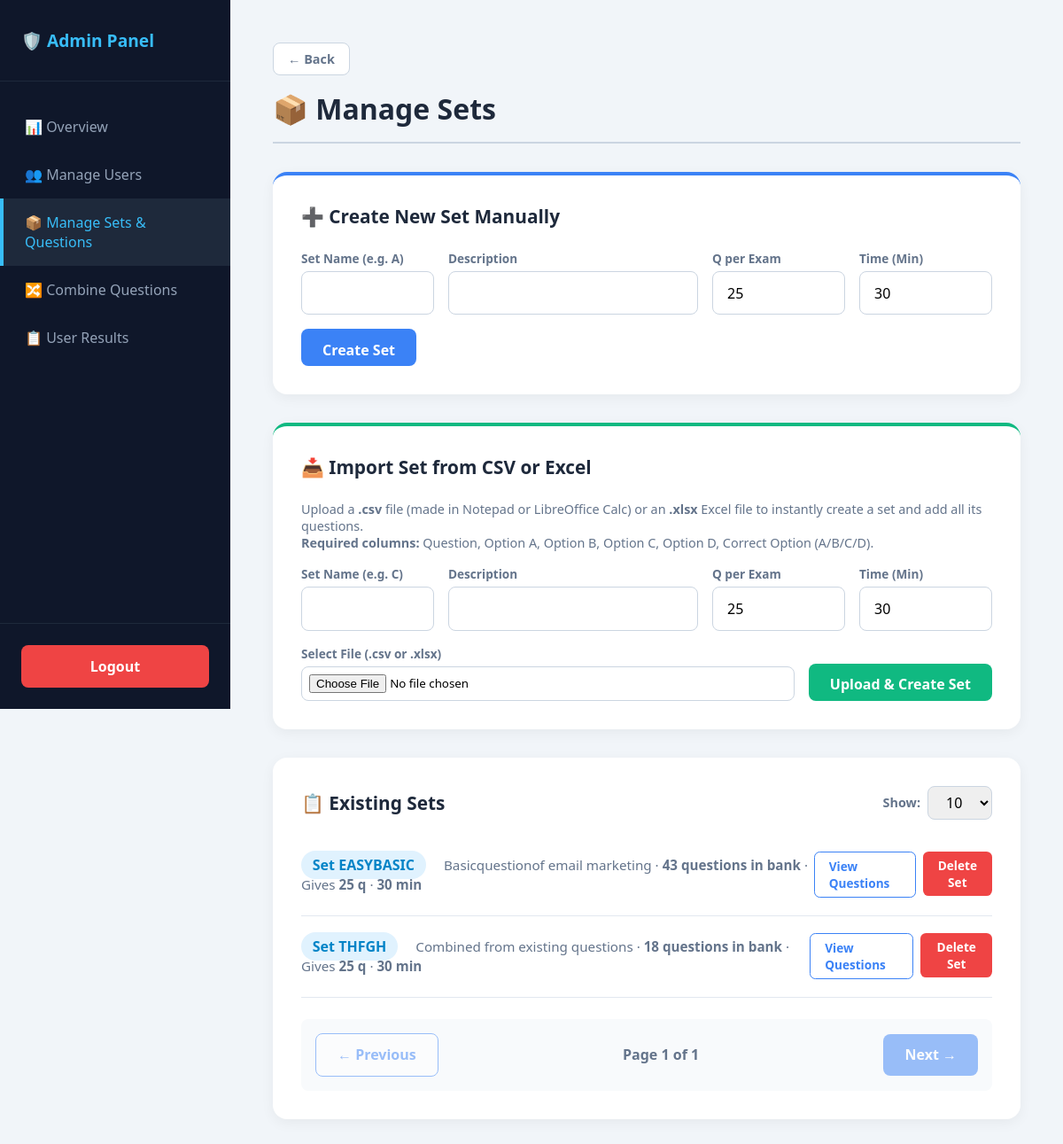
The page /admin/sets (signed in) on the database its author committed.
### tables this page shows
CREATE TABLE sets (
            id INTEGER PRIMARY KEY AUTOINCREMENT,
            name TEXT UNIQUE NOT NULL,
            description TEXT DEFAULT '',
            question_count INTEGER DEFAULT 25,
            duration_minutes INTEGER DEFAULT 30,
            created_at TIMESTAMP DEFAULT CURRENT_TIMESTAMP
        );

### app.py (the view)
@app.route("/admin/sets")
def admin_sets():
    if not session.get("is_admin"):
        return redirect(url_for("login"))
    return render_template("admin_sets.html", page="sets", sets=get_all_sets())

### app.py (called while the page is built)
@app.context_processor
def inject_csrf_token():
    return dict(csrf_token=generate_csrf)

def get_db():
    conn = sqlite3.connect(DB_NAME)
    conn.row_factory = sqlite3.Row
    return conn

def get_all_sets():
    conn = get_db()
    rows = conn.execute("""
        SELECT s.name, s.description, s.question_count, s.duration_minutes,
               (SELECT COUNT(DISTINCT LOWER(TRIM(question))) FROM questions q WHERE q.set_name = s.name) AS qcount
        FROM sets s ORDER BY s.name
    """).fetchall()
    conn.close()
    return rows

@app.after_request
def add_security_headers(response):
    response.headers['X-Content-Type-Options'] = 'nosniff'
    response.headers['X-Frame-Options'] = 'DENY'
    response.headers['X-XSS-Protection'] = '1; mode=block'
    response.headers['Referrer-Policy'] = 'same-origin'
    return response

### templates/admin_sets.html (shortened to what this page needs)
{% extends "admin_base.html" %}
{% block content %}
<h1 class="page-title">📦 Manage Sets</h1>
<div class="card" style="border-top: 4px solid #3b82f6; margin-bottom: 2rem;">
  <h3>➕ Create New Set Manually</h3>
  <form method="POST" action="{{ url_for('create_set') }}">
    <div class="form-row">
      <div class="form-group"><label>Set Name (e.g. A)</label><input type="text" name="set_name" required></div>
      <div class="form-group" style="flex:2;"><label>Description</label><input type="text" name="set_description"></div>
      <div class="form-group"><label>Q per Exam</label><input type="number" name="question_count" value="25" min="1" required></div>
      <div class="form-group"><label>Time (Min)</label><input type="number" name="duration_minutes" value="30" min="1" required></div>
      <button type="submit" class="btn" style="margin-bottom: 0; height: 42px;">Create Set</button>
    </div>
  </form>
</div>
<div class="card" style="border-top: 4px solid #10b981; margin-bottom: 2rem;">
  <h3>📥 Import Set from CSV or Excel</h3>
  <p style="color:#64748b; margin-bottom: 1rem; font-size: 0.9rem;">
    Upload a <strong>.csv</strong> file (made in Notepad or LibreOffice Calc) or an <strong>.xlsx</strong> Excel file to instantly create a set and add all its questions.<br>
    <strong>Required columns:</strong> <code>Question</code>, <code>Option A</code>, <code>Option B</code>, <code>Option C</code>, <code>Option D</code>, <code>Correct Option</code> (A/B/C/D).
  </p>
  <form method="POST" action="{{ url_for('upload_excel') }}" enctype="multipart/form-data">
    <div class="form-row">
      <div class="form-group"><label>Set Name (e.g. C)</label><input type="text" name="set_name" required></div>
      <div class="form-group" style="flex:2;"><label>Description</label><input type="text" name="set_description"></div>
      <div class="form-group"><label>Q per Exam</label><input type="number" name="question_count" value="25" min="1" required></div>
      <div class="form-group"><label>Time (Min)</label><input type="number" name="duration_minutes" value="30" min="1" required></div>
    </div>
    <div class="form-row" style="margin-top: 1rem;">
      <div class="form-group" style="flex:1;">
        <label>Select File (.csv or .xlsx)</label>
        <input type="file" name="excel_file" accept=".csv,.xlsx,.xls" required style="padding: 0.5rem; border: 1px solid #cbd5e1; border-radius: 0.5rem;">
      </div>
      <button type="submit" class="btn" style="margin-bottom: 0; height: 42px; background: #10b981;">Upload & Create Set</button>
    </div>
  </form>
</div>
<div class="card">
  <div style="display: flex; justify-content: space-between; align-items: center; margin-bottom: 1rem;">
    <h3 style="margin-bottom: 0;">📋 Existing Sets</h3>
    <div style="display: flex; align-items: center; gap: 0.5rem;">
      <label style="font-size: 0.9rem; color: #64748b; font-weight: 600;">Show:</label>
      <select id="pageSizeSelect" onchange="changePageSize()" style="width: auto; padding: 0.4rem 1rem; margin-bottom: 0; border-radius: 0.5rem; border: 1px solid #cbd5e1;">
        <option value="10" selected>10</option>
      </select>
    </div>
  </div>
  {% for s in sets %}
  <div class="set-row" style="display:flex; justify-content:space-between; align-items:center; border-bottom: 1px solid #e2e8f0; padding: 1.2rem 0;">
    <div>
      <span class="badge" style="font-size:1rem;">Set {{ s.name }}</span>
      <span style="margin-left:1rem; color:#64748b; font-size: 0.95rem;">
        {{ s.description or 'No description' }} ·
        <strong>{{ s.qcount }} questions in bank</strong> ·
        Gives <strong>{{ s.question_count }} q</strong> ·
        <strong>{{ s.duration_minutes }} min</strong>
      </span>
    </div>
    <div style="display:flex; gap:0.5rem;">
      <a href="{{ url_for('admin_questions', set=s.name) }}" class="btn btn-outline btn-sm">View Questions</a>
      <form method="POST" action="{{ url_for('delete_set') }}" onsubmit="return confirm('Delete Set {{ s.name }}? (Note: The questions inside it will remain permanently in the database)');">
        <button type="submit" class="btn btn-danger btn-sm">Delete Set</button>
      </form>
    </div>
  </div>
  {% endfor %}
  <div id="pagination-controls" style="display: flex; justify-content: space-between; align-items: center; margin-top: 1.5rem; background: #f8fafc; padding: 1rem; border-radius: 0.5rem;">
    <button type="button" class="btn btn-outline" id="prevBtn" onclick="changePage(-1)">← Previous</button>
    <div style="font-weight: 600; color: #64748b;">Page <span id="pageNum">1</span> of <span id="totalPages">1</span></div>
    <button type="button" class="btn" id="nextBtn" onclick="changePage(1)">Next →</button>
  </div>
</div>
{% endblock %}

### templates/admin_base.html (style rules this page uses)
* { box-sizing: border-box; margin: 0; padding: 0; font-family: system-ui, sans-serif; }
body { display: flex; min-height: 100vh; background: #f1f5f9; }
.page-title { font-size: 2rem; color: #1e293b; margin-bottom: 2rem; border-bottom: 2px solid #cbd5e1; padding-bottom: 1rem; }
.card { background: white; border-radius: 1rem; padding: 2rem; box-shadow: 0 4px 15px rgba(0,0,0,0.05); margin-bottom: 1.5rem; }
.card h3 { color: #1e293b; margin-bottom: 1.5rem; font-size: 1.3rem; }
.btn { background: #3b82f6; color: white; border: none; padding: 0.8rem 1.5rem; border-radius: 0.5rem; font-size: 1rem; font-weight: 600; cursor: pointer; text-decoration: none; display: inline-block; }
.btn-danger { background: #ef4444; }
.btn-outline { background: white; color: #3b82f6; border: 1.5px solid #3b82f6; }
.btn-sm { padding: 0.4rem 1rem; font-size: 0.85rem; border-radius: 0.4rem; }
input[type="text"], input[type="number"], select { width: 100%; padding: 0.8rem 1rem; margin-bottom: 1rem; border-radius: 0.5rem; border: 1px solid #cbd5e1; font-size: 1rem; }
.badge { background: #e0f2fe; color: #0284c7; padding: 0.3rem 0.8rem; border-radius: 1rem; font-size: 0.85rem; font-weight: 600; }
.form-row { display: flex; gap: 1rem; flex-wrap: wrap; align-items: flex-end; }
.form-group { display: flex; flex-direction: column; flex: 1; min-width: 150px; }
.form-group label { font-size: 0.85rem; color: #64748b; margin-bottom: 0.3rem; font-weight: 600; }
.form-group input, .form-group select { margin-bottom: 0; }

### rows shown on the page
sets: name "EASYBASIC", description "Basicquestionof email marketing", qcount "43", question_count "25", duration_minutes "30"
sets: name "THFGH", description "Combined from existing questions", qcount "18", question_count "25", duration_minutes "30"
